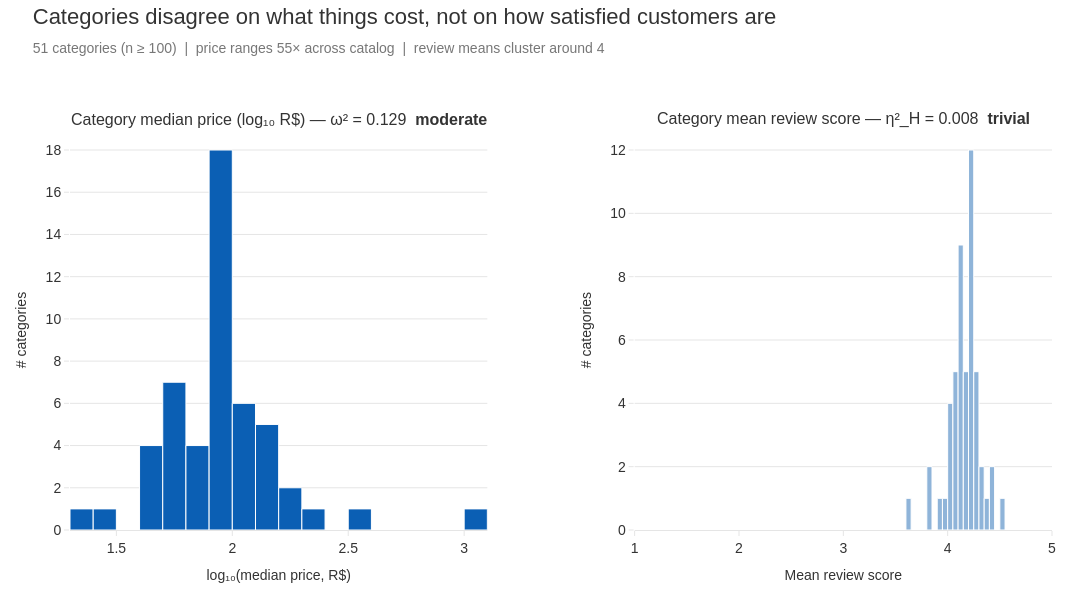

The notebook cell saved with this chart:
### Markdown cell above
### Cell 4 — Thesis contrast two-panel (slide 5)

### Code cell
MIN_N = 100
cat_stats = (delivered.groupby('category', observed=True)
             .agg(n=('review_score','size'),
                  median_price=('items_price_total','median'),
                  mean_review=('review_score','mean'))
             .reset_index()
             .query(f'n >= {MIN_N}'))
cat_stats['log_price'] = np.log10(cat_stats['median_price'])

fig = make_subplots(
    rows=1, cols=2,
    subplot_titles=(
        "Category median price (log₁₀ R$) — ω² = 0.129  <b>moderate</b>",
        "Category mean review score — η²_H = 0.008  <b>trivial</b>",
    ),
    horizontal_spacing=0.15)
fig.add_trace(go.Histogram(
    x=cat_stats['log_price'], nbinsx=18,
    marker_color=ACCENT, marker_line_color='white', marker_line_width=1,
    showlegend=False,
), row=1, col=1)
fig.add_trace(go.Histogram(
    x=cat_stats['mean_review'], nbinsx=18,
    marker_color=ACCENT_LIGHT, marker_line_color='white', marker_line_width=1,
    showlegend=False,
), row=1, col=2)

style_slide(fig,
    title="Categories disagree on what things cost, not on how satisfied customers are",
    subtitle=f"{len(cat_stats)} categories (n ≥ {MIN_N})  |  price ranges 55× across catalog  |  review means cluster around 4",
    width=1400, height=600, extra_top=20)
fig.update_xaxes(title_text="log₁₀(median price, R$)", row=1, col=1)
fig.update_xaxes(title_text="Mean review score", range=[1, 5], row=1, col=2)
fig.update_yaxes(title_text="# categories", row=1, col=1)
fig.update_yaxes(title_text="# categories", row=1, col=2)

fig.show()
save_slide(fig, "03_thesis_contrast")

### Figure 1 — Plotly figure (JSON) as saved in the notebook; plotly's stock layout.template omitted (floating-point values rounded to 4 significant figures)
{"data": [{"marker": {"color": "#0B5FB4", "line": {"color": "white", "width": 1}}, "nbinsx": 18, "showlegend": false, "type": "histogram", "x": [2.519, 2.143, 2.0, 1.949, 1.954, 1.934, 1.949, 1.732, 1.763, 1.77, 3.079, 1.937, 1.813, 2.0, 2.204, 2.146, 2.114, 1.863, 1.677, 1.34, 1.698, 1.812, 1.929, 1.777, 1.778, 1.756, 1.623, 1.903, 2.061, 1.932, 1.932, 1.685, 2.362, 1.959, 2.079, 1.842, 2.033, 2.114, 2.021, 1.798, 2.057, 2.204, 1.975, 1.978, 1.954, 2.017, 1.954, 1.902, 1.477, 1.949, 2.146], "xaxis": "x", "yaxis": "y"}, {"marker": {"color": "#8FB4D9", "line": {"color": "white", "width": 1}}, "nbinsx": 18, "showlegend": false, "type": "histogram", "x": [4.107, 4.12, 4.094, 3.848, 4.153, 4.121, 4.007, 4.541, 4.423, 4.107, 4.224, 4.083, 4.182, 4.152, 4.22, 4.02, 4.23, 4.285, 4.238, 4.129, 4.242, 3.819, 4.275, 4.009, 3.967, 4.336, 4.447, 4.079, 4.074, 4.2, 4.233, 4.212, 4.15, 3.913, 4.026, 4.204, 4.247, 4.149, 4.371, 4.128, 4.243, 3.646, 4.268, 4.275, 4.14, 4.266, 4.235, 4.307, 4.059, 4.24, 4.123], "xaxis": "x2", "yaxis": "y2"}], "layout": {"annotations": [{"font": {"size": 16}, "showarrow": false, "text": "Category median price (log₁₀ R$) — ω² = 0.129  <b>moderate</b>", "x": 0.2125, "xanchor": "center", "xref": "paper", "y": 1, "yanchor": "bottom", "yref": "paper"}, {"font": {"size": 16}, "showarrow": false, "text": "Category mean review score — η²_H = 0.008  <b>trivial</b>", "x": 0.7875, "xanchor": "center", "xref": "paper", "y": 1, "yanchor": "bottom", "yref": "paper"}], "font": {"color": "#333333", "family": "Arial, Helvetica, sans-serif", "size": 14}, "height": 600, "margin": {"b": 70, "l": 70, "r": 40, "t": 130}, "paper_bgcolor": "white", "plot_bgcolor": "white", "title": {"font": {"color": "#333333", "size": 22}, "text": "Categories disagree on what things cost, not on how satisfied customers are<br><span style='font-size:14px;color:#777;font-weight:normal'>51 categories (n ≥ 100)  |  price ranges 55× across catalog  |  review means cluster around 4</span>", "x": 0.03, "xanchor": "left", "y": 0.96}, "width": 1400, "xaxis": {"anchor": "y", "domain": [0, 0.425], "linecolor": "#E5E5E5", "showgrid": false, "showline": true, "tickcolor": "#E5E5E5", "ticks": "outside", "title": {"font": {"size": 14}, "text": "log₁₀(median price, R$)"}}, "xaxis2": {"anchor": "y2", "domain": [0.575, 1], "linecolor": "#E5E5E5", "range": [1, 5], "showgrid": false, "showline": true, "tickcolor": "#E5E5E5", "ticks": "outside", "title": {"font": {"size": 14}, "text": "Mean review score"}}, "yaxis": {"anchor": "x", "domain": [0, 1], "gridcolor": "#E5E5E5", "showgrid": true, "showline": false, "tickcolor": "#E5E5E5", "ticks": "outside", "title": {"font": {"size": 14}, "text": "# categories"}, "zeroline": false}, "yaxis2": {"anchor": "x2", "domain": [0, 1], "gridcolor": "#E5E5E5", "showgrid": true, "showline": false, "tickcolor": "#E5E5E5", "ticks": "outside", "title": {"font": {"size": 14}, "text": "# categories"}, "zeroline": false}}}
